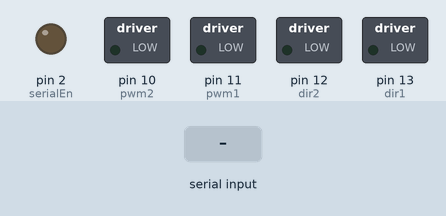
Simulated run of this sketch. Board: Arduino Uno, built with avr-gcc and run on an emulated ATmega328P. Parts: switched loads named in the sketch (green lamp = pin HIGH), output pins drawn as LEDs (lit = HIGH). The inputs (shaded band) are chosen by the test bench.

Above: at 1.2 s.
1.3 s: "1" received over Serial
At 1.8 s:
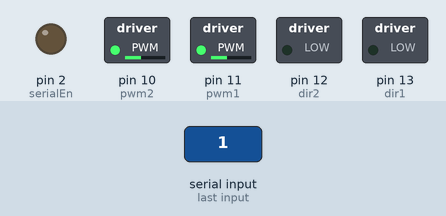
2.8 s: byte 255 (255) received over Serial
At 4.0 s:
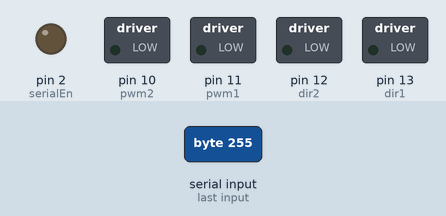
4.3 s: "0" received over Serial
At 5.3 s:
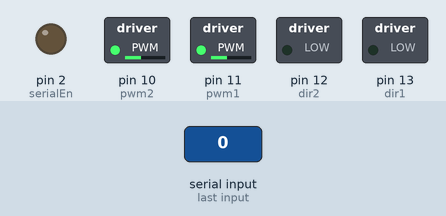
Timing chart, 0 to 7.3 s (numbered marks = the images above; inputs shaded):
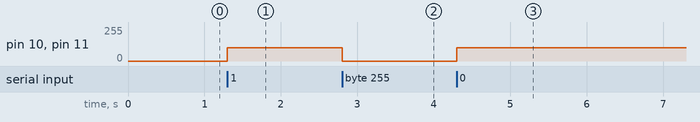

Measured:
- after the input at 1.3 s, pin 10 (pwm2), pin 11 (pwm1): 0/255 → 100/255 at once
- after the input at 2.8 s, pin 10 (pwm2), pin 11 (pwm1): 100/255 → 0/255 at once
- after the input at 4.3 s, pin 10 (pwm2), pin 11 (pwm1): 0/255 → 100/255 at once

The sketch:

LSA08PID.ino
```cpp
const int Kp = 0;   // Kp value that you have to change
const int Kd = 0;   // Kd value that you have to change
const int setPoint = 35;    // Middle point of sensor array
const int baseSpeed = 100;    // Base speed for your motors
const int maxSpeed = 200;   // Maximum speed for your motors

const byte rx = 0;    // Defining pin 0 as Rx
const byte tx = 1;    // Defining pin 1 as Tx
const byte serialEn = 2;    // Connect UART output enable of LSA08 to pin 2
const byte junctionPulse = 4;   // Connect JPULSE of LSA08 to pin 4
const byte dir1 = 13;   // Connect DIR1 of motor driver to pin 13
const byte dir2 = 12;   // Connect DIR2 of motor driver to pin 12
const byte pwm1 = 11;   // Connect PWM1 of motor driver to pin 11
const byte pwm2 = 10;   // Connect PWM2 of motor driver to pin 10

void setup() {
  pinMode(serialEn,OUTPUT);   // Setting serialEn as digital output pin
  pinMode(junctionPulse,INPUT);   // Setting junctionPulse as digital input pin

  // Setting pin 10 - 13 as digital output pin
  for(byte i=10;i<=13;i++) {
    pinMode(i,OUTPUT);
  }

  // Setting initial condition of serialEn pin to HIGH
  digitalWrite(serialEn,HIGH);

  // Setting the initial condition of motors
  // make sure both PWM pins are LOW
  digitalWrite(pwm1,LOW);
  digitalWrite(pwm2,LOW);

  // State of DIR pins are depending on your physical connection
  // if your robot behaves strangely, try changing thses two values
  digitalWrite(dir1,LOW);
  digitalWrite(dir2,LOW);

  // Begin serial communication with baudrate 9600
  Serial.begin(9600);

}

int lastError = 0;    // Declare a variable to store previous error

void loop() {
  digitalWrite(serialEn,LOW);   // Set serialEN to LOW to request UART data
  while(Serial.available() <= 0);   // Wait for data to be available
  int positionVal = Serial.read();    // Read incoming data and store in variable positionVal
  digitalWrite(serialEn,HIGH);    // Stop requesting for UART data

  // If no line is detected, stay at the position
  if(positionVal == 255) {
    analogWrite(pwm1,0);
    analogWrite(pwm2,0);
  }

  // Else if line detected, calculate the motor speed and apply
  else {
    int error = positionVal - setPoint;   // Calculate the deviation from position to the set point
    int motorSpeed = Kp * error + Kd * (error - lastError);   // Applying formula of PID
    lastError = error;    // Store current error as previous error for next iteration use

    // Adjust the motor speed based on calculated value
    // You might need to interchange the + and - sign if your robot move in opposite direction
    int rightMotorSpeed = baseSpeed - motorSpeed;
    int leftMotorSpeed = baseSpeed + motorSpeed;

    // If the speed of motor exceed max speed, set the speed to max speed
    if(rightMotorSpeed > maxSpeed) rightMotorSpeed = maxSpeed;
    if(leftMotorSpeed > maxSpeed) leftMotorSpeed = maxSpeed;

    // If the speed of motor is negative, set it to 0
    if(rightMotorSpeed < 0) rightMotorSpeed = 0;
    if(leftMotorSpeed < 0) leftMotorSpeed = 0;

    // Writing the motor speed value as output to hardware motor
    analogWrite(pwm1,rightMotorSpeed);
    analogWrite(pwm2,leftMotorSpeed);
  }

}
```
